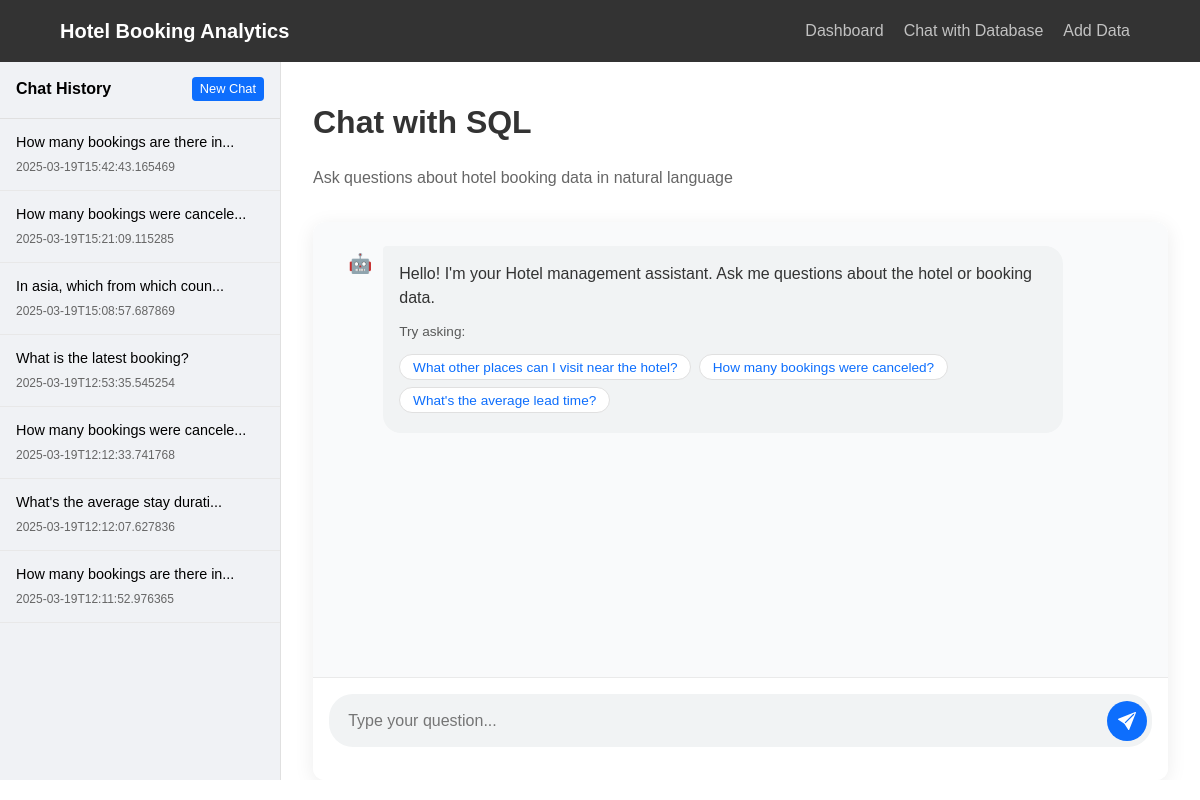
The app's page /chat/, older data.
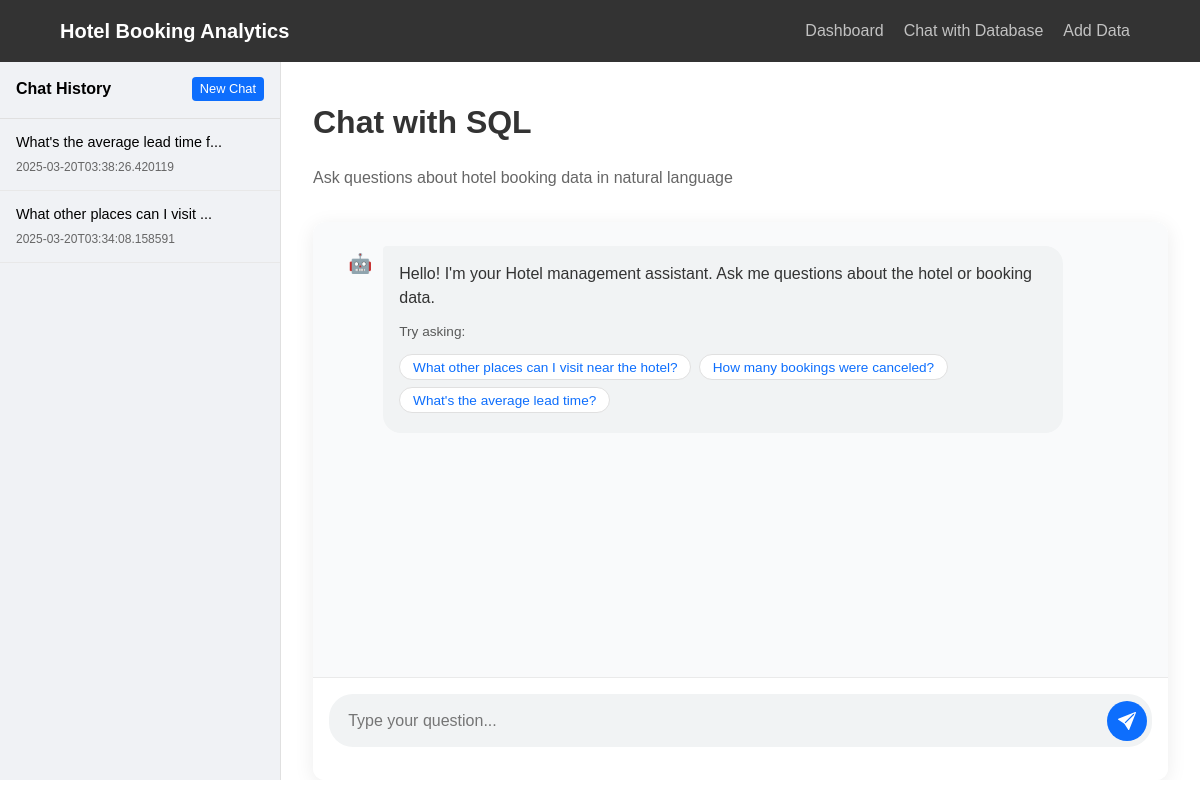
The same page, newer data.
### models/chat.py (models this page shows, shortened)
class ChatHistory(ChatBase):
    __tablename__ = "chat_histories"
    id = Column(Integer, primary_key=True, index=True)
    title = Column(String, index=True)
    created_at = Column(DateTime, default=datetime.utcnow)
    messages = Column(Text)

### routes/chat.py (the view)
@router.get("/", response_class=HTMLResponse)
async def chat_page(request: Request, chat_db: Session = Depends(get_chat_db)):
    histories = get_all_chat_histories(chat_db)
    return templates.TemplateResponse("chat.html", {
        "request": request,
        "histories": histories
    })

### templates/chat.html (shortened to what this page needs)
{% extends "base.html" %}
{% block css %}
<link rel="stylesheet" href="{{ url_for('static', path='css/chat.css') }}">
{% endblock %}
{% block content %}
<div class="chat-container">
    <div class="chat-sidebar" id="chatSidebar">
        <div class="sidebar-header">
            <span>Chat History</span>
            <button class="new-chat-btn" id="newChatBtn">New Chat</button>
        </div>
        <div class="history-list" id="historyList">
            {% for history in histories %}
            <div class="history-item" data-id="{{ history.id }}">
                <div class="history-title">{{ history.title }}</div>
                <div class="history-date">{{ history.created_at }}</div>
            </div>
            {% endfor %}
        </div>
    </div>
    <div class="chat-main">
        <div class="chat-page">
            <div class="chat-header">
                <h1>Chat with SQL</h1>
                <p class="chat-description">Ask questions about hotel booking data in natural language</p>
            </div>
            <div class="chat-interface">
                <div class="chat-messages" id="chatMessages">
                    <div class="message-container">
                        <div class="bot-message">
                            <div class="message-avatar">🤖</div>
                            <div class="message-content">
                                <p>Hello! I'm your Hotel management assistant. Ask me questions about the hotel or booking data.</p>
                                <div class="message-examples">
                                    <p>Try asking:</p>
                                    <button class="example-btn" data-query="What other places can I visit near the hotel?">What other places can I visit near the hotel?</button>
                                    <button class="example-btn" data-query="How many bookings were canceled?">How many bookings were canceled?</button>
                                    <button class="example-btn" data-query="What's the average lead time for bookings?">What's the average lead time?</button>
                                </div>
                            </div>
                        </div>
                    </div>
                </div>
                <div class="chat-input-container">
                    <div class="chat-input-wrapper">
                        <input type="text" id="userInput" placeholder="Type your question..." autocomplete="off">
                        <button id="sendButton">
                        </button>
                    </div>
                </div>
            </div>
        </div>
    </div>
</div>
{% endblock %}

### templates/base.html (shortened to what this page needs)
<!DOCTYPE html>
<html lang="en">
<head>
    <link rel="stylesheet" href="{{ url_for('static', path='css/base.css') }}">
    {% block css %}{% endblock %}
</head>
<body>
    <nav class="navbar">
        <div class="container">
            <a class="navbar-brand" href="/">Hotel Booking Analytics</a>
            <div>
                <ul class="navbar-nav">
                    <li class="nav-item">
                        <a class="nav-link" href="/">Dashboard</a>
                    </li>
                    <li class="nav-item">
                        <a class="nav-link" href="/chat">Chat with Database</a>
                    </li>
                    <li class="nav-item">
                        <a class="nav-link" href="/data-entry">Add Data</a>
                    </li>
                </ul>
            </div>
        </div>
    </nav>
    <div class="container mt-4">
        {% block content %}{% endblock %}
    </div>
</body>
</html>

### static/css/base.css (style rules this page uses)
body, html { margin: 0; padding: 0; font-family: Arial, sans-serif; line-height: 1.6; }
.navbar { background-color: #333; color: white; position: fixed; top: 0; width: 100%; z-index: 1000; }
.container { width: 90%; max-width: 1200px; margin: 0 auto; padding: 0 15px; }
.navbar .container { display: flex; justify-content: space-between; align-items: center; }
.navbar-brand { display: inline-block; padding: 15px 0; font-size: 1.25rem; font-weight: bold; color: white; text-decoration: none; }
.navbar-nav { display: flex; list-style: none; margin: 0; padding: 0; }
.nav-item { margin: 0 10px; }
.nav-link { display: block; padding: 15px 0; color: rgba(255,255,255,0.7); text-decoration: none; }
body { padding-top: 70px; }
.mt-4 { margin-top: 1.5rem; }

Row changes from the older to the newer data that the page shows:
removed ChatHistory: title "How many bookings are there in...", created_at "2025-03-19T15:42:43.165469"
removed ChatHistory: title "How many bookings were cancele...", created_at "2025-03-19T15:21:09.115285"
removed ChatHistory: title "In asia, which from which coun...", created_at "2025-03-19T15:08:57.687869"
removed ChatHistory: title "What is the latest booking?", created_at "2025-03-19T12:53:35.545254"
removed ChatHistory: title "How many bookings were cancele...", created_at "2025-03-19T12:12:33.741768"
removed ChatHistory: title "How many bookings are there in...", created_at "2025-03-19T12:11:52.976365"
changed ChatHistory: title "What's the average stay durati..." → "What's the average lead time f..."; created_at "2025-03-19T12:12:07.627836" → "2025-03-20T03:38:26.420119"
added ChatHistory: title "What other places can I visit ...", created_at "2025-03-20T03:34:08.158591"
